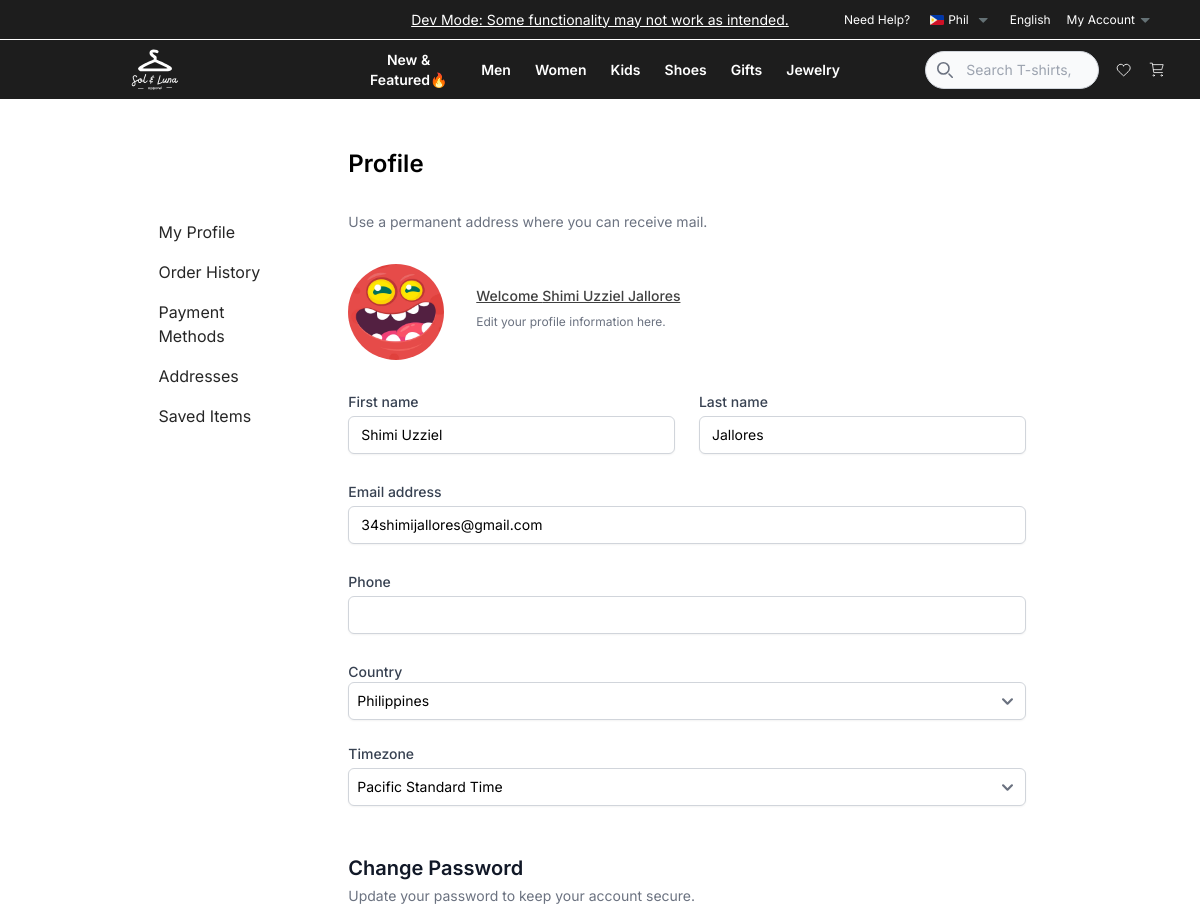
The app's page /profile (signed in, upper part), older data.
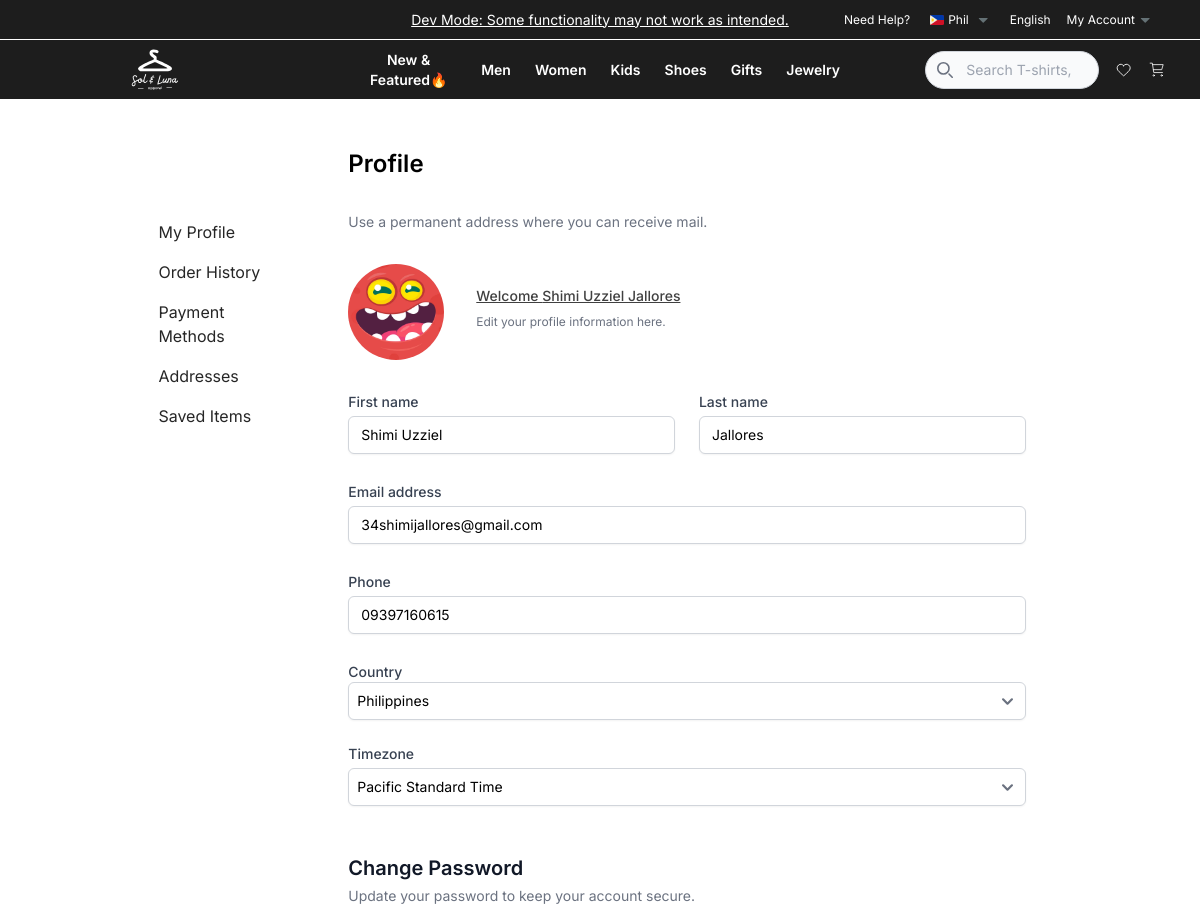
The same page, newer data.
### tables this page shows
CREATE TABLE IF NOT EXISTS `users` (
  `user_id` bigint unsigned NOT NULL AUTO_INCREMENT,
  `email` varchar(50) NOT NULL,
  `password_hash` varchar(255) DEFAULT NULL,
  `first_name` varchar(100) DEFAULT 'john',
  `last_name` varchar(100) DEFAULT 'doe',
  `phone` varchar(15) DEFAULT NULL,
  `country` varchar(50) DEFAULT 'Philippines',
  `user_type` enum('admin','customer') NOT NULL DEFAULT 'customer',
  `created_at` timestamp NULL DEFAULT CURRENT_TIMESTAMP,
  PRIMARY KEY (`user_id`),
  UNIQUE KEY `user_id` (`user_id`),
  UNIQUE KEY `email` (`email`)
);

### Http/controllers/profile/index.php (called while the page is built, shortened)
<?php
$db = App::resolve(Database::class);
$user = $db->query("select u.*, ui.cloud_url from users u left join user_images ui on u.user_id = ui.user_id where u.user_id = :user_id", [':user_id' => $_SESSION['user']['user_id']])->find();
$user_image = $user['cloud_url'];
$user_phone = $user['phone'];
$user_email = $user['email'];
$user_last_name = $user['last_name'];
$user_first_name = $user['first_name'];
require base_path('Http/views/profile/index.php');

### public/index.php (called while the page is built, shortened)
<?php
require BASE_PATH . "Core/functions.php";
require base_path("bootstrap.php");
$router = new Router();
$uri = parse_url($_SERVER['REQUEST_URI'], PHP_URL_PATH);
$method = $_POST['_method'] ?? $_SERVER['REQUEST_METHOD'];
try {
    $router->route($uri, $method);
} catch (ValidationException $exception) {
    Session::flash('errors', $exception->errors);
    Session::flash('old', $exception->old);
    redirect($router->previous_url());
}

### Core/Session.php (called while the page is built, shortened)
<?php
class Session
{
    public static function get($key, $default = null)
    {
        return $_SESSION['_flash'][$key] ?? $_SESSION[$key] ?? $default;
    }
}

### Core/functions.php (called while the page is built, shortened)
<?php
function base_path($path): string
{
    return BASE_PATH . $path;
}
function get_page_title(): string
{
    return str_replace('-', ' ', ucfirst(substr($_SERVER['REQUEST_URI'], 1)));
}

### Core/Container.php (called while the page is built, shortened)
<?php
class Container
{
    protected $binds = [];
    public function bind($key, $resolver)
    {
        $this->binds[$key] = $resolver;
    }
    public function resolve($key)
    {
        $resolver = $this->binds[$key];
        return call_user_func($resolver);
    }
}

### config.php (called while the page is built)
<?php
return [
    'database' => [
        'host' => $_ENV['DATABASE_HOSTNAME'],
        'port' => $_ENV['DATABASE_PORT'],
        'dbname' => $_ENV['DATABASE_NAME'],
        'charset' => $_ENV['DATABASE_CHARSET'],
    ]
];

### bootstrap.php (called while the page is built, shortened)
<?php
$container = new Container();
$container->bind('Core\Database', function () {
    $config = require base_path("config.php");
    return new Database($config['database'], $_ENV['DATABASE_USERNAME'], $_ENV['DATABASE_PASSWORD']);
});

### Core/Database.php (called while the page is built, shortened)
<?php
class Database {
    public $connection;
    public $statement;
    public function __construct($config, $username = 'root', $password = '')
    {
        $dsn = 'mysql:' . http_build_query($config, '', ';');
        $this->connection = new PDO($dsn, $username, $password, [
            PDO::ATTR_DEFAULT_FETCH_MODE => PDO::FETCH_ASSOC
        ]);
    }
    public function query($query, $params = [])
    {
        $this->statement = $this->connection->prepare($query);
        $this->statement->execute($params);
        return $this;
    }
    public function find()
    {
        return $this->statement->fetch();
    }
}

### Core/App.php (called while the page is built, shortened)
<?php
class App
{
    protected static $container;
    public static function setContainer($container)
    {
        static::$container = $container;
    }
    public static function resolve($key)
    {
        return static::$container->resolve($key);
    }
}

### Http/views/profile/index.php (the view, shortened to what this page needs)
<?php
require base_path("Http/views/partials/head.php");
require base_path("Http/views/partials/header.php");
require base_path("Http/views/partials/nav.php");
require base_path("Http/views/partials/aside.php");
?>
    <section class="w-full flex flex-col justify-center items-center md:p-12 gap-y-3">
        <?php require base_path("Http/views/partials/profile/nav.php") ?>
        <article class="flex gap-x-16 w-full md:w-[80%] 2xl:w-[60%]">
            <aside class="hidden lg:block pt-16">
                <?php require base_path('Http/views/partials/profile/aside.php') ?>
            </aside>
            <section class="antialiased w-full dark:bg-gray-900">
                <div class="mx-auto w-full  px-4 2xl:px-0">
                    <h1 class="hidden lg:flex font-semibold text-2xl items-center"><?= get_page_title() ?></h1>
                    <div class="container w-full pb-8">
                        <form action="/profile" method="POST" class="space-y-8">
                            <div>
                                <p class="mt-1 text-sm text-gray-500">Use a permanent address where you can receive mail.
                                </p>
                            </div>
                            <div class="flex items-center gap-8">
                                <img src="<?= $user_image ? $user_image : '/public/images/default-profile.jpg' ?>" alt="" class="rounded-full w-24 h-24 object-cover bg-gray-100">
                                <div class="space-y-2">
                                    <p class="text-sm underline font-medium text-neutral-700 hover:text-black hover:no-underline cursor-pointer">
                                        <?= 'Welcome ' . ($user_first_name ?? '') . ' ' . ($user_last_name ?? '') ?>
                                    </p>
                                    <p class="text-xs text-gray-500">Edit your profile information here.</p>
                                </div>
                            </div>
                            <div class="space-y-6">
                                <div class="grid grid-cols-1 gap-6 sm:grid-cols-2">
                                    <div>
                                        <label for="firstName" class="block text-sm font-medium text-gray-700">First name</label>
                                        <input type="text" value="<?= $user_first_name ?? '' ?>" id="firstName" name="first_name"
                                               class="mt-1 block w-full rounded-md border-gray-300 shadow-sm focus:border-neutral-500 focus:ring-neutral-500 sm:text-sm">
                                    </div>
                                    <div>
                                        <label for="lastName" class="block text-sm font-medium text-gray-700">Last name</label>
                                        <input type="text" value="<?= $user_last_name ?? '' ?>" id="lastName" name="last_name"
                                               class="mt-1 block w-full rounded-md border-gray-300 shadow-sm focus:border-neutral-500 focus:ring-neutral-500 sm:text-sm">
                                    </div>
                                    <div class="sm:col-span-2">
                                        <label for="email" class="block text-sm font-medium text-gray-700">Email address</label>
                                        <input data-tooltip-target="tooltip-left" data-tooltip-placement="left" type="email" <?= $user['socials'] ?? false ? 'disabled' : '' ?>
                                               value="<?= $user_email ?? '' ?>" id="email" name="email"
                                               class="<?= $user['socials'] ?? false ? 'opacity-50 cursor-not-allowed' : '' ?> mt-1 block w-full rounded-md border-gray-300 shadow-sm focus:border-neutral-500 focus:ring-neutral-500 sm:text-sm">
                                    </div>
                                    <div class="sm:col-span-2">
                                        <label for="phone" class="block text-sm font-medium text-gray-700">Phone</label>
                                        <input type="text" value="<?= $user_phone ?>" id="phone" name="phone"
                                               class="mt-1 block w-full rounded-md border-gray-300 shadow-sm focus:border-neutral-500 focus:ring-neutral-500 sm:text-sm">
                                    </div>
                                    <div class="sm:col-span-2">
                                        <label for="country" class="block text-sm font-medium text-gray-700">Country</label>
                                        <select id="country" name="country"
                                                class="cursor-pointer mt-b p-2 block w-full rounded-md border-gray-300 shadow-sm focus:border-neutral-500 focus:ring-neutral-500 sm:text-sm">
                                            <option selected value="Philippines">Philippines</option>
                                        </select>
                                    </div>
                                    <div class="sm:col-span-2">
                                        <label for="timezone" class="block text-sm font-medium text-gray-700">Timezone</label>
                                        <select id="timezone" name="timezone"
                                                class="cursor-pointer mt-1 p-2 block w-full rounded-md border-gray-300 shadow-sm focus:border-neutral-500 focus:ring-neutral-500 sm:text-sm">
                                            <option selected value="pst">Pacific Standard Time</option>
                                        </select>
                                    </div>
                                </div>
                                <?php if ($user['socials'] ?? false) : ?>
                                <?php else : ?>
                                    <div class="space-y-6 pt-6">
                                        <div>
                                            <h2 class="text-xl font-semibold text-gray-900">Change Password</h2>
                                            <p class="mt-1 text-sm text-gray-500">Update your password to keep your account secure.</p>
                                        </div>
                                    </div>
                                <?php endif; ?>
                            </div>
                        </form>
                    </div>
                </div>
            </section>
        </article>
    </section>
<?php
require base_path("Http/views/partials/footer.php");
?>

### Core/Router.php (shortened to what this page needs)
<?php
class Router
{
    protected $routes = [];
    public function add_routes($uri, $controller, $method)
    {
        $this->routes[] = [
            'uri' => $uri,
            'controller' => $controller,
            'method' => $method,
            'middleware' => null,
            'params' => null,
        ];
        return $this;
    }
    public function only($key)
    {
        $this->routes[array_key_last($this->routes)]['middleware'] = $key;
        return $this;
    }
    public function params($key)
    {
        $this->routes[array_key_last($this->routes)]['params'] = $key;
    }
    public function route($uri, $method)
    {
        foreach ($this->routes as $route) {
            if ($route['uri'] === $uri && $route['method'] === strtoupper($method)) {
                return require base_path("/Http/controllers/" . $route['controller']);
            }
        }
    }
}

### Http/views/partials/head.php (shortened to what this page needs)
<!doctype html>
<html lang="en">
<head>
    <link rel="stylesheet" href="/public/styles/index.css">
    <script src="https://cdn.tailwindcss.com"></script>
    <link rel="stylesheet" href="https://cdn.jsdelivr.net/npm/aos@2.3.4/dist/aos.css"/>
    <link href="https://cdn.jsdelivr.net/npm/flowbite@2.5.2/dist/flowbite.min.css" rel="stylesheet"/>
    <link rel="stylesheet" href="https://unpkg.com/swiper/swiper-bundle.min.css">
</head>
<body class="flex flex-col items-center">

### Http/views/partials/header.php (shortened to what this page needs)
<?php
$user = \Core\Session::get('user');
?>
<header x-data="{countryExpanded:false, accountExpanded:false}" id="header-top"
        class="h-[40px] w-full text-xs grid text-white bg-[#1d1d1d] border-b border-white justify-items-center sm:items-center sm:grid-cols-3 md:text-sm sm:justify-around">
    <a href="#" class="underline text-center hover:no-underline">Dev Mode: Some functionality may not work as intended.</a>
    <div class="hidden items-center sm:flex gap-x-4">
        <a class="hover:underline cursor-pointer text-xs" href="">Need Help?</a>
        <button x-ref="countryButton" @click="countryExpanded = !countryExpanded" class="hover:border-2 hover:border-blue-500 cursor-pointer text-xs flex gap-x-1 items-center ml-1">
            <p>Phil</p>
        </button>
        <p class="hover:underline cursor-pointer text-xs">English</p>
        <?php if ($user ?? false) : ?>
            <button x-ref="accountButton" @click="accountExpanded = !accountExpanded" class="hover:border-2 hover:border-blue-500 cursor-pointer text-xs flex items-center">
                <p>My Account</p>
            </button>
        <?php endif; ?>
    </div>
</header>

### Http/views/partials/nav.php (shortened to what this page needs)
<nav x-data id="header-top"
     class="h-[60px]  w-full text-xs flex justify-center gap-x-4 text-white bg-[#1d1d1d] border-b border-white sm:grid sm:justify-items-center sm:items-center sm:grid-cols-[20%_55%_20%] md:grid-cols-[20%_40%_20%] 2xl:grid-cols-[30%_30%_30%] md:text-sm sm:justify-around">
    <div class="flex items-center">
        <a href="/home"><img src="/public/images/logo-white.svg" class="w-10 h-10 sm:w-12 sm:h-12" alt=""></a>
    </div>
    <div class="hidden sm:flex gap-x-6 items-center">
        <a href="/new" class="font-semibold hover:border-b-2 hover:border-white cursor-pointer transition text-md 2xl:text-[1rem] text-center">New & Featured🔥</a>
        <a href="/men" class="font-semibold hover:border-b-2 hover:border-white cursor-pointer transition text-md 2xl:text-[1rem]">Men</a>
        <a href="/women" class="font-semibold hover:border-b-2 hover:border-white cursor-pointer transition text-md 2xl:text-[1rem]">Women</a>
        <a href="/kids" class="font-semibold hover:border-b-2 hover:border-white cursor-pointer transition text-md 2xl:text-[1rem]">Kids</a>
        <a href="/shoes" class="font-semibold hover:border-b-2 hover:border-white cursor-pointer transition text-md 2xl:text-[1rem]">Shoes</a>
        <a href="/gifts" class="font-semibold hover:border-b-2 hover:border-white cursor-pointer transition text-md 2xl:text-[1rem]">Gifts</a>
        <a href="/jewelry" class="font-semibold hover:border-b-2 hover:border-white cursor-pointer transition text-md 2xl:text-[1rem]">Jewelry</a>
    </div>
    <form class="flex items-center gap-x-4">
        <div class="relative">
            <div class="absolute inset-y-0 start-0 flex items-center ps-3 pointer-events-none">
            </div>
            <input type="search" id="default-search" class="block w-full p-2 ps-10 text-sm text-gray-900 border border-gray-300 rounded-full bg-gray-50 focus:ring-blue-500 focus:border-blue-500"
                   placeholder="Search T-shirts, Dress..." required/>
        </div>
    </form>
</nav>

### Http/views/partials/profile/aside.php
<aside class="text-neutral-800">
    <div class="flex py-2 gap-x-2">
        <a href="/profile" class="block  text-base hover:underline">My Profile</a>
    </div>
    <div class="flex py-2 gap-x-2">
        <a href="/order-history" class="block  text-base hover:underline">Order History</a>
    </div>
    <div class="flex py-2 gap-x-2">
        <a href="/payment-methods" class="block  text-base hover:underline">Payment Methods</a>
    </div>
    <div class="flex py-2 gap-x-2">
        <a href="/addresses" class="block  text-base hover:underline">Addresses</a>
    </div>
    <div class="flex py-2 gap-x-2">
        <a href="/wishlist" class="block  text-base hover:underline">Saved Items</a>
    </div>
</aside>

### Http/views/partials/footer.php (shortened to what this page needs)
</body>
</html>

### public/styles/index.css (style rules this page uses)
* { margin: 0; padding: 0; box-sizing: border-box; }

Row changes from the older to the newer data that the page shows:
changed users "Shimi Uzziel": phone (not shown) → "09397160615"
